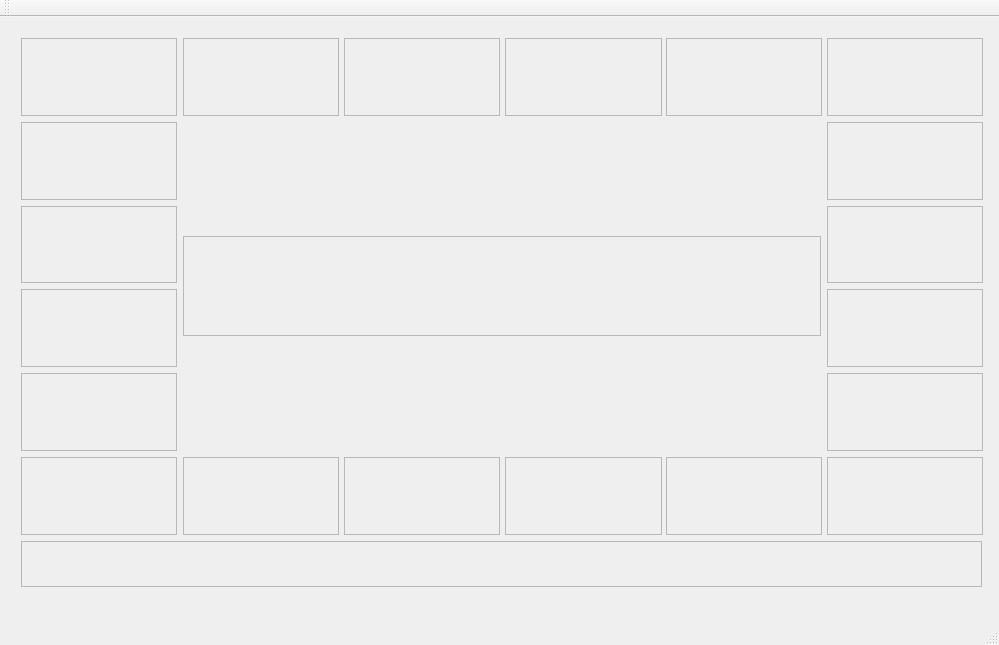
<?xml version="1.0" encoding="UTF-8"?>
<ui version="4.0">
 <class>MainWindow</class>
 <widget class="QMainWindow" name="MainWindow">
  <property name="geometry">
   <rect>
    <x>0</x>
    <y>0</y>
    <width>999</width>
    <height>645</height>
   </rect>
  </property>
  <property name="windowTitle">
   <string>MainWindow</string>
  </property>
  <widget class="QWidget" name="centralWidget">
   <widget class="QWidget" name="layoutWidget">
    <property name="geometry">
     <rect>
      <x>10</x>
      <y>10</y>
      <width>983</width>
      <height>571</height>
     </rect>
    </property>
    <layout class="QGridLayout" name="gridLayout_2">
     <item row="0" column="0">
      <layout class="QGridLayout" name="gridLayout">
       <item row="0" column="0">
        <layout class="QVBoxLayout" name="verticalLayout_2">
         <item>
          <widget class="QFrame" name="frame_6">
           <property name="minimumSize">
            <size>
             <width>156</width>
             <height>78</height>
            </size>
           </property>
           <property name="maximumSize">
            <size>
             <width>156</width>
             <height>78</height>
            </size>
           </property>
           <property name="frameShape">
            <enum>QFrame::StyledPanel</enum>
           </property>
           <property name="frameShadow">
            <enum>QFrame::Raised</enum>
           </property>
           <widget class="QLabel" name="label_6">
            <property name="geometry">
             <rect>
              <x>40</x>
              <y>30</y>
              <width>81</width>
              <height>20</height>
             </rect>
            </property>
            <property name="text">
             <string/>
            </property>
           </widget>
          </widget>
         </item>
        </layout>
       </item>
       <item row="0" column="1">
        <layout class="QVBoxLayout" name="verticalLayout_3">
         <item>
          <widget class="QFrame" name="frame_7">
           <property name="minimumSize">
            <size>
             <width>156</width>
             <height>78</height>
            </size>
           </property>
           <property name="maximumSize">
            <size>
             <width>156</width>
             <height>78</height>
            </size>
           </property>
           <property name="frameShape">
            <enum>QFrame::StyledPanel</enum>
           </property>
           <property name="frameShadow">
            <enum>QFrame::Raised</enum>
           </property>
           <widget class="QLabel" name="label_7">
            <property name="geometry">
             <rect>
              <x>40</x>
              <y>30</y>
              <width>81</width>
              <height>20</height>
             </rect>
            </property>
            <property name="text">
             <string/>
            </property>
           </widget>
          </widget>
         </item>
        </layout>
       </item>
       <item row="0" column="2">
        <layout class="QVBoxLayout" name="verticalLayout_4">
         <item>
          <widget class="QFrame" name="frame_8">
           <property name="minimumSize">
            <size>
             <width>156</width>
             <height>78</height>
            </size>
           </property>
           <property name="maximumSize">
            <size>
             <width>156</width>
             <height>78</height>
            </size>
           </property>
           <property name="frameShape">
            <enum>QFrame::StyledPanel</enum>
           </property>
           <property name="frameShadow">
            <enum>QFrame::Raised</enum>
           </property>
           <widget class="QLabel" name="label_8">
            <property name="geometry">
             <rect>
              <x>40</x>
              <y>30</y>
              <width>81</width>
              <height>20</height>
             </rect>
            </property>
            <property name="text">
             <string/>
            </property>
           </widget>
          </widget>
         </item>
        </layout>
       </item>
       <item row="0" column="3">
        <layout class="QVBoxLayout" name="verticalLayout_5">
         <item>
          <widget class="QFrame" name="frame_9">
           <property name="minimumSize">
            <size>
             <width>157</width>
             <height>78</height>
            </size>
           </property>
           <property name="maximumSize">
            <size>
             <width>157</width>
             <height>78</height>
            </size>
           </property>
           <property name="frameShape">
            <enum>QFrame::StyledPanel</enum>
           </property>
           <property name="frameShadow">
            <enum>QFrame::Raised</enum>
           </property>
           <widget class="QLabel" name="label_9">
            <property name="geometry">
             <rect>
              <x>40</x>
              <y>30</y>
              <width>81</width>
              <height>20</height>
             </rect>
            </property>
            <property name="text">
             <string/>
            </property>
           </widget>
          </widget>
         </item>
        </layout>
       </item>
       <item row="0" column="4">
        <layout class="QVBoxLayout" name="verticalLayout_6">
         <item>
          <widget class="QFrame" name="frame_10">
           <property name="minimumSize">
            <size>
             <width>156</width>
             <height>78</height>
            </size>
           </property>
           <property name="maximumSize">
            <size>
             <width>156</width>
             <height>78</height>
            </size>
           </property>
           <property name="frameShape">
            <enum>QFrame::StyledPanel</enum>
           </property>
           <property name="frameShadow">
            <enum>QFrame::Raised</enum>
           </property>
           <widget class="QLabel" name="label_10">
            <property name="geometry">
             <rect>
              <x>40</x>
              <y>30</y>
              <width>81</width>
              <height>20</height>
             </rect>
            </property>
            <property name="text">
             <string/>
            </property>
           </widget>
          </widget>
         </item>
        </layout>
       </item>
       <item row="0" column="5">
        <layout class="QVBoxLayout" name="verticalLayout_7">
         <item>
          <widget class="QFrame" name="frame_11">
           <property name="minimumSize">
            <size>
             <width>156</width>
             <height>78</height>
            </size>
           </property>
           <property name="maximumSize">
            <size>
             <width>156</width>
             <height>78</height>
            </size>
           </property>
           <property name="frameShape">
            <enum>QFrame::StyledPanel</enum>
           </property>
           <property name="frameShadow">
            <enum>QFrame::Raised</enum>
           </property>
           <widget class="QLabel" name="label_11">
            <property name="geometry">
             <rect>
              <x>40</x>
              <y>30</y>
              <width>81</width>
              <height>20</height>
             </rect>
            </property>
            <property name="text">
             <string/>
            </property>
           </widget>
          </widget>
         </item>
        </layout>
       </item>
       <item row="1" column="0">
        <layout class="QVBoxLayout" name="verticalLayout_8">
         <item>
          <widget class="QFrame" name="frame_5">
           <property name="minimumSize">
            <size>
             <width>156</width>
             <height>78</height>
            </size>
           </property>
           <property name="maximumSize">
            <size>
             <width>156</width>
             <height>78</height>
            </size>
           </property>
           <property name="frameShape">
            <enum>QFrame::StyledPanel</enum>
           </property>
           <property name="frameShadow">
            <enum>QFrame::Raised</enum>
           </property>
           <widget class="QLabel" name="label_5">
            <property name="geometry">
             <rect>
              <x>40</x>
              <y>30</y>
              <width>81</width>
              <height>20</height>
             </rect>
            </property>
            <property name="text">
             <string/>
            </property>
           </widget>
          </widget>
         </item>
        </layout>
       </item>
       <item row="1" column="1" rowspan="4" colspan="4">
        <layout class="QVBoxLayout" name="verticalLayout">
         <item>
          <widget class="QFrame" name="frame_22">
           <property name="enabled">
            <bool>true</bool>
           </property>
           <property name="maximumSize">
            <size>
             <width>700</width>
             <height>100</height>
            </size>
           </property>
           <property name="frameShape">
            <enum>QFrame::StyledPanel</enum>
           </property>
           <property name="frameShadow">
            <enum>QFrame::Raised</enum>
           </property>
           <widget class="QLabel" name="label_22">
            <property name="geometry">
             <rect>
              <x>40</x>
              <y>30</y>
              <width>551</width>
              <height>51</height>
             </rect>
            </property>
            <property name="text">
             <string/>
            </property>
           </widget>
          </widget>
         </item>
        </layout>
       </item>
       <item row="1" column="5">
        <layout class="QVBoxLayout" name="verticalLayout_21">
         <item>
          <widget class="QFrame" name="frame_12">
           <property name="minimumSize">
            <size>
             <width>156</width>
             <height>78</height>
            </size>
           </property>
           <property name="maximumSize">
            <size>
             <width>156</width>
             <height>78</height>
            </size>
           </property>
           <property name="frameShape">
            <enum>QFrame::StyledPanel</enum>
           </property>
           <property name="frameShadow">
            <enum>QFrame::Raised</enum>
           </property>
           <widget class="QLabel" name="label_12">
            <property name="geometry">
             <rect>
              <x>40</x>
              <y>30</y>
              <width>81</width>
              <height>20</height>
             </rect>
            </property>
            <property name="text">
             <string/>
            </property>
           </widget>
          </widget>
         </item>
        </layout>
       </item>
       <item row="2" column="0">
        <layout class="QVBoxLayout" name="verticalLayout_9">
         <item>
          <widget class="QFrame" name="frame_4">
           <property name="minimumSize">
            <size>
             <width>156</width>
             <height>77</height>
            </size>
           </property>
           <property name="maximumSize">
            <size>
             <width>156</width>
             <height>77</height>
            </size>
           </property>
           <property name="frameShape">
            <enum>QFrame::StyledPanel</enum>
           </property>
           <property name="frameShadow">
            <enum>QFrame::Raised</enum>
           </property>
           <widget class="QLabel" name="label_4">
            <property name="geometry">
             <rect>
              <x>40</x>
              <y>30</y>
              <width>81</width>
              <height>20</height>
             </rect>
            </property>
            <property name="text">
             <string/>
            </property>
           </widget>
          </widget>
         </item>
        </layout>
       </item>
       <item row="2" column="5">
        <layout class="QVBoxLayout" name="verticalLayout_20">
         <item>
          <widget class="QFrame" name="frame_13">
           <property name="minimumSize">
            <size>
             <width>156</width>
             <height>77</height>
            </size>
           </property>
           <property name="maximumSize">
            <size>
             <width>156</width>
             <height>77</height>
            </size>
           </property>
           <property name="frameShape">
            <enum>QFrame::StyledPanel</enum>
           </property>
           <property name="frameShadow">
            <enum>QFrame::Raised</enum>
           </property>
           <widget class="QLabel" name="label_13">
            <property name="geometry">
             <rect>
              <x>40</x>
              <y>30</y>
              <width>81</width>
              <height>20</height>
             </rect>
            </property>
            <property name="text">
             <string/>
            </property>
           </widget>
          </widget>
         </item>
        </layout>
       </item>
       <item row="3" column="0">
        <layout class="QVBoxLayout" name="verticalLayout_10">
         <item>
          <widget class="QFrame" name="frame_3">
           <property name="minimumSize">
            <size>
             <width>156</width>
             <height>78</height>
            </size>
           </property>
           <property name="maximumSize">
            <size>
             <width>156</width>
             <height>78</height>
            </size>
           </property>
           <property name="frameShape">
            <enum>QFrame::StyledPanel</enum>
           </property>
           <property name="frameShadow">
            <enum>QFrame::Raised</enum>
           </property>
           <widget class="QLabel" name="label_3">
            <property name="geometry">
             <rect>
              <x>40</x>
              <y>30</y>
              <width>81</width>
              <height>20</height>
             </rect>
            </property>
            <property name="text">
             <string/>
            </property>
           </widget>
          </widget>
         </item>
        </layout>
       </item>
       <item row="3" column="5">
        <layout class="QVBoxLayout" name="verticalLayout_19">
         <item>
          <widget class="QFrame" name="frame_14">
           <property name="minimumSize">
            <size>
             <width>156</width>
             <height>78</height>
            </size>
           </property>
           <property name="maximumSize">
            <size>
             <width>156</width>
             <height>78</height>
            </size>
           </property>
           <property name="frameShape">
            <enum>QFrame::StyledPanel</enum>
           </property>
           <property name="frameShadow">
            <enum>QFrame::Raised</enum>
           </property>
           <widget class="QLabel" name="label_14">
            <property name="geometry">
             <rect>
              <x>40</x>
              <y>30</y>
              <width>81</width>
              <height>20</height>
             </rect>
            </property>
            <property name="text">
             <string/>
            </property>
           </widget>
          </widget>
         </item>
        </layout>
       </item>
       <item row="4" column="0">
        <layout class="QVBoxLayout" name="verticalLayout_11">
         <item>
          <widget class="QFrame" name="frame_2">
           <property name="minimumSize">
            <size>
             <width>156</width>
             <height>78</height>
            </size>
           </property>
           <property name="maximumSize">
            <size>
             <width>156</width>
             <height>78</height>
            </size>
           </property>
           <property name="frameShape">
            <enum>QFrame::StyledPanel</enum>
           </property>
           <property name="frameShadow">
            <enum>QFrame::Raised</enum>
           </property>
           <widget class="QLabel" name="label_2">
            <property name="geometry">
             <rect>
              <x>40</x>
              <y>30</y>
              <width>81</width>
              <height>20</height>
             </rect>
            </property>
            <property name="text">
             <string/>
            </property>
           </widget>
          </widget>
         </item>
        </layout>
       </item>
       <item row="4" column="5">
        <layout class="QVBoxLayout" name="verticalLayout_18">
         <item>
          <widget class="QFrame" name="frame_15">
           <property name="minimumSize">
            <size>
             <width>156</width>
             <height>78</height>
            </size>
           </property>
           <property name="maximumSize">
            <size>
             <width>156</width>
             <height>78</height>
            </size>
           </property>
           <property name="frameShape">
            <enum>QFrame::StyledPanel</enum>
           </property>
           <property name="frameShadow">
            <enum>QFrame::Raised</enum>
           </property>
           <widget class="QLabel" name="label_15">
            <property name="geometry">
             <rect>
              <x>40</x>
              <y>30</y>
              <width>81</width>
              <height>20</height>
             </rect>
            </property>
            <property name="text">
             <string/>
            </property>
           </widget>
          </widget>
         </item>
        </layout>
       </item>
       <item row="5" column="0">
        <layout class="QVBoxLayout" name="verticalLayout_12">
         <item>
          <widget class="QFrame" name="frame">
           <property name="minimumSize">
            <size>
             <width>156</width>
             <height>78</height>
            </size>
           </property>
           <property name="maximumSize">
            <size>
             <width>156</width>
             <height>78</height>
            </size>
           </property>
           <property name="frameShape">
            <enum>QFrame::StyledPanel</enum>
           </property>
           <property name="frameShadow">
            <enum>QFrame::Raised</enum>
           </property>
           <widget class="QLabel" name="label">
            <property name="geometry">
             <rect>
              <x>40</x>
              <y>30</y>
              <width>81</width>
              <height>20</height>
             </rect>
            </property>
            <property name="text">
             <string/>
            </property>
           </widget>
          </widget>
         </item>
        </layout>
       </item>
       <item row="5" column="1">
        <layout class="QVBoxLayout" name="verticalLayout_13">
         <item>
          <widget class="QFrame" name="frame_20">
           <property name="minimumSize">
            <size>
             <width>156</width>
             <height>78</height>
            </size>
           </property>
           <property name="maximumSize">
            <size>
             <width>156</width>
             <height>78</height>
            </size>
           </property>
           <property name="frameShape">
            <enum>QFrame::StyledPanel</enum>
           </property>
           <property name="frameShadow">
            <enum>QFrame::Raised</enum>
           </property>
           <widget class="QLabel" name="label_20">
            <property name="geometry">
             <rect>
              <x>40</x>
              <y>30</y>
              <width>81</width>
              <height>20</height>
             </rect>
            </property>
            <property name="text">
             <string/>
            </property>
           </widget>
          </widget>
         </item>
        </layout>
       </item>
       <item row="5" column="2">
        <layout class="QVBoxLayout" name="verticalLayout_14">
         <item>
          <widget class="QFrame" name="frame_19">
           <property name="minimumSize">
            <size>
             <width>156</width>
             <height>78</height>
            </size>
           </property>
           <property name="maximumSize">
            <size>
             <width>156</width>
             <height>78</height>
            </size>
           </property>
           <property name="frameShape">
            <enum>QFrame::StyledPanel</enum>
           </property>
           <property name="frameShadow">
            <enum>QFrame::Raised</enum>
           </property>
           <widget class="QLabel" name="label_19">
            <property name="geometry">
             <rect>
              <x>40</x>
              <y>30</y>
              <width>81</width>
              <height>20</height>
             </rect>
            </property>
            <property name="text">
             <string/>
            </property>
           </widget>
          </widget>
         </item>
        </layout>
       </item>
       <item row="5" column="3">
        <layout class="QVBoxLayout" name="verticalLayout_15">
         <item>
          <widget class="QFrame" name="frame_18">
           <property name="minimumSize">
            <size>
             <width>157</width>
             <height>78</height>
            </size>
           </property>
           <property name="maximumSize">
            <size>
             <width>157</width>
             <height>78</height>
            </size>
           </property>
           <property name="frameShape">
            <enum>QFrame::StyledPanel</enum>
           </property>
           <property name="frameShadow">
            <enum>QFrame::Raised</enum>
           </property>
           <widget class="QLabel" name="label_18">
            <property name="geometry">
             <rect>
              <x>40</x>
              <y>30</y>
              <width>81</width>
              <height>20</height>
             </rect>
            </property>
            <property name="text">
             <string/>
            </property>
           </widget>
          </widget>
         </item>
        </layout>
       </item>
       <item row="5" column="4">
        <layout class="QVBoxLayout" name="verticalLayout_16">
         <item>
          <widget class="QFrame" name="frame_17">
           <property name="minimumSize">
            <size>
             <width>156</width>
             <height>78</height>
            </size>
           </property>
           <property name="maximumSize">
            <size>
             <width>156</width>
             <height>78</height>
            </size>
           </property>
           <property name="frameShape">
            <enum>QFrame::StyledPanel</enum>
           </property>
           <property name="frameShadow">
            <enum>QFrame::Raised</enum>
           </property>
           <widget class="QLabel" name="label_17">
            <property name="geometry">
             <rect>
              <x>40</x>
              <y>30</y>
              <width>81</width>
              <height>20</height>
             </rect>
            </property>
            <property name="text">
             <string/>
            </property>
           </widget>
          </widget>
         </item>
        </layout>
       </item>
       <item row="5" column="5">
        <layout class="QVBoxLayout" name="verticalLayout_17">
         <item>
          <widget class="QFrame" name="frame_16">
           <property name="minimumSize">
            <size>
             <width>156</width>
             <height>78</height>
            </size>
           </property>
           <property name="maximumSize">
            <size>
             <width>156</width>
             <height>78</height>
            </size>
           </property>
           <property name="frameShape">
            <enum>QFrame::StyledPanel</enum>
           </property>
           <property name="frameShadow">
            <enum>QFrame::Raised</enum>
           </property>
           <widget class="QLabel" name="label_16">
            <property name="geometry">
             <rect>
              <x>40</x>
              <y>30</y>
              <width>81</width>
              <height>20</height>
             </rect>
            </property>
            <property name="text">
             <string/>
            </property>
           </widget>
          </widget>
         </item>
        </layout>
       </item>
      </layout>
     </item>
     <item row="1" column="0">
      <layout class="QVBoxLayout" name="verticalLayout_22">
       <item>
        <widget class="QFrame" name="frame_21">
         <property name="frameShape">
          <enum>QFrame::StyledPanel</enum>
         </property>
         <property name="frameShadow">
          <enum>QFrame::Raised</enum>
         </property>
         <widget class="QLabel" name="label_21">
          <property name="geometry">
           <rect>
            <x>80</x>
            <y>20</y>
            <width>821</width>
            <height>20</height>
           </rect>
          </property>
          <property name="text">
           <string/>
          </property>
         </widget>
        </widget>
       </item>
      </layout>
     </item>
    </layout>
   </widget>
  </widget>
  <widget class="QMenuBar" name="menuBar">
   <property name="geometry">
    <rect>
     <x>0</x>
     <y>0</y>
     <width>999</width>
     <height>22</height>
    </rect>
   </property>
  </widget>
  <widget class="QToolBar" name="mainToolBar">
   <attribute name="toolBarArea">
    <enum>TopToolBarArea</enum>
   </attribute>
   <attribute name="toolBarBreak">
    <bool>false</bool>
   </attribute>
  </widget>
  <widget class="QStatusBar" name="statusBar"/>
 </widget>
 <layoutdefault spacing="6" margin="11"/>
 <resources/>
 <connections/>
</ui>
